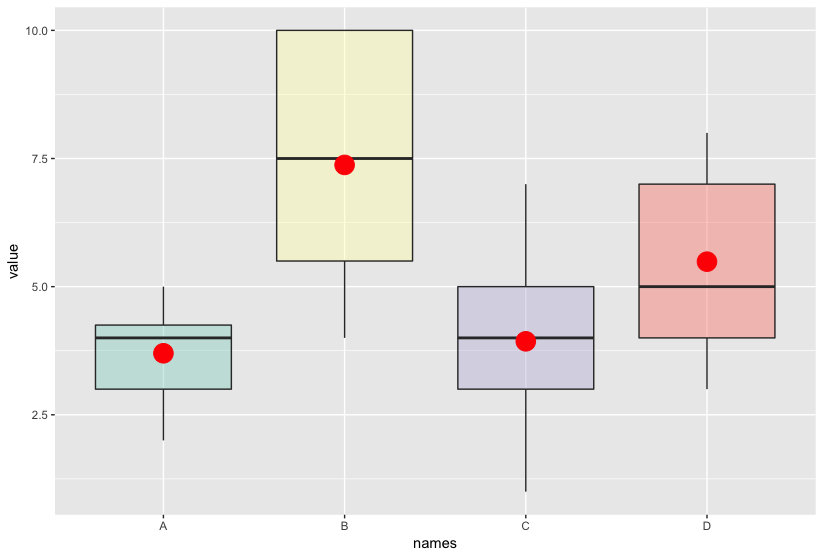

Write R code to recreate this figure.
library(ggplot2)

# create data
names = c(rep("A", 20) , rep("B", 8) , rep("C", 30), rep("D", 80))
value = c( sample(2:5, 20 , replace = T) , sample(4:10, 8 , replace = T), sample(1:7, 30 , replace = T), sample(3:8, 80 , replace = T) )
data = data.frame(names,value)

# plot
ggplot(data, aes(x = names, y = value, fill = names)) +
  geom_boxplot(alpha = 0.4) +
  stat_summary(fun.y = mean, geom = "point", shape = 20, size = 10, color = "red", fill = "red") +
  theme(legend.position = "none") +
  scale_fill_brewer(palette = "Set3")


# source : https://www.r-graph-gallery.com/269-ggplot2-boxplot-with-average-value/
